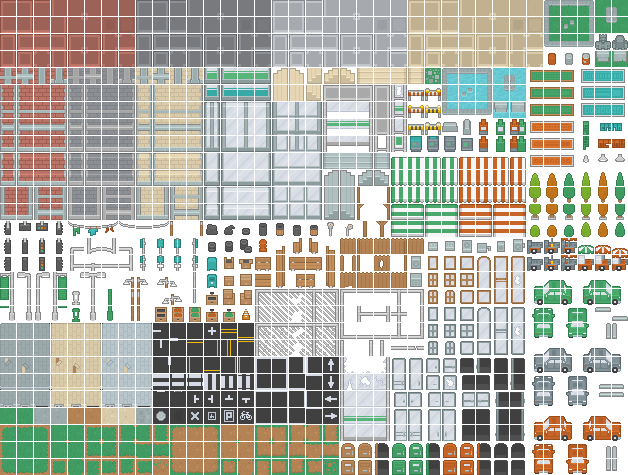
#> input picture kairos-ui/src/game/furniture/tilemaps/modern-city.png, 628 x 475 px
$ python gen-superficies.py ../kairos-ui/src/game/furniture/tilemaps/modern-city.png
#> lines starting #> are read from the running program, lines starting #| are printed output that depends on the picture
#!/usr/bin/env python3
"""Recorta as pecas de autotile das superficies a partir dos tilemaps Kenney.

Le os tilemaps versionados em kairos-ui/src/game/furniture/tilemaps/ e grava
as pecas em kairos-ui/src/game/furniture/superficie/<familia>/<peca>.png.

Cada peca nomeia quais bordas do tile estao EXPOSTAS (viradas para fora da
superficie). O nome nao e decorativo: surfaces.ts escolhe a peca pela mascara
de vizinhanca, entao um indice trocado pinta borda no meio do gramado.

Por isso o script valida o que recortou antes de gravar: compara cada borda com
a peca "mid" da MESMA familia (que por definicao nao tem borda exposta) e confere
contra o que o nome promete. Comparar contra o mid, e nao contra um limiar fixo,
e o que faz o teste valer para grama (borda de terra, delta enorme) e para
calcada (borda um tom acima, delta pequeno). Sai 1 se algum indice divergir.

Uso:
    python3 scripts/gen-superficies.py [--dry-run]
"""
from __future__ import annotations

import os
import sys

TILE = 16
GAP = 1
STEP = TILE + GAP

RAIZ = os.path.dirname(os.path.dirname(os.path.abspath(__file__)))
TILEMAPS = os.path.join(RAIZ, "kairos-ui/src/game/furniture/tilemaps")
SAIDA = os.path.join(RAIZ, "kairos-ui/src/game/furniture/superficie")

FONTES = {
    "modern-city": (os.path.join(TILEMAPS, "modern-city.png"), 37),
    "rpg-urban": (os.path.join(TILEMAPS, "rpg-urban.png"), 27),
}

# quais bordas cada nome de peca promete ter EXPOSTAS
EXPOSTAS = {
    "mid": set(),
    "top": {"t"}, "bottom": {"b"}, "left": {"l"}, "right": {"r"},
    "tl": {"t", "l"}, "tr": {"t", "r"}, "bl": {"b", "l"}, "br": {"b", "r"},
    "vstrip": {"l", "r"}, "hstrip": {"t", "b"},
    "cap-left": {"t", "b", "l"}, "cap-right": {"t", "b", "r"},
    "cap-top": {"t", "l", "r"}, "cap-bottom": {"b", "l", "r"},
    "isolated": {"t", "b", "l", "r"},
}

FAMILIAS = {
    "wall": {
        "fonte": "modern-city",
        "pecas": {
            "tl": 8, "tr": 9, "top": 10, "left": 11,
            "bl": 45, "br": 46, "bottom": 47, "right": 48,
            "mid": 14, "isolated": 120,
            "hstrip": 84, "vstrip": 122,
            "cap-left": 83, "cap-right": 85,
        },
    },
    "path": {
        "fonte": "modern-city",
        "pecas": {
            "tl": 16, "tr": 17, "top": 18, "left": 19,
            "bl": 53, "br": 54, "bottom": 55, "right": 56,
            "mid": 22, "isolated": 128,
            "hstrip": 92, "vstrip": 130,
            "cap-left": 91, "cap-right": 93,
        },
    },
    "panel": {
        "fonte": "modern-city",
        "pecas": {
            "tl": 24, "tr": 25, "top": 26, "left": 27,
            "bl": 61, "br": 62, "bottom": 63, "right": 64,
            "mid": 30, "isolated": 136,
            "hstrip": 100, "vstrip": 138,
            "cap-left": 99, "cap-right": 101,
        },
    },
    # blob 3x3 regular nas linhas 25-27, colunas 0-2 do modern-city.
    # o mapeamento anterior pegava mid=962, que e a peca LEFT (925+37): toda
    # grama interior saia com uma coluna de terra de 2px na borda esquerda, e
    # como a Cidade tem um unico objeto grass de 120x120, isso virava listra
    # marrom a cada tile. as outras 5 pecas vinham de uma familia diferente.
    "grass": {
        "fonte": "modern-city",
        "pecas": {
            "tl": 925, "top": 926, "tr": 927,
            "left": 962, "mid": 963, "right": 964,
            "bl": 999, "bottom": 1000, "br": 1001,
            "isolated": 1002,
        },
    },
    "water": {
        "fonte": "rpg-urban",
        "pecas": {
            "tl": 0, "tr": 2, "top": 1, "left": 27,
            "bl": 54, "br": 56, "bottom": 55, "right": 29,
            "mid": 28,
        },
    },
}


def recortar(im, idx, cols):
    linha, coluna = divmod(idx, cols)
    x, y = coluna * STEP, linha * STEP
    return im.crop((x, y, x + TILE, y + TILE))


def bordas_expostas(tile, mid):
    """Quais bordas foram decoradas em relacao ao mid da MESMA familia.

    Comparar contra o mid, e nao contra um limiar fixo de cor, e o que faz o
    teste valer para todas as familias: em grass a borda e terra (delta enorme),
    em path e um cinza um tom acima (delta pequeno). O mid, por definicao, nao
    tem borda exposta — entao qualquer decoracao aparece como diferenca.
    """
    a, b = tile.load(), mid.load()

    def difere(p, q):
        if p[3] != q[3]:
            return True
        return sum(abs(x - y) for x, y in zip(p[:3], q[:3])) > 12

    def linha(pontos):
        return sum(difere(a[x, y], b[x, y]) for x, y in pontos) / len(pontos)

    return {
        "t": linha([(x, 0) for x in range(TILE)]),
        "b": linha([(x, TILE - 1) for x in range(TILE)]),
        "l": linha([(0, y) for y in range(TILE)]),
        "r": linha([(TILE - 1, y) for y in range(TILE)]),
        "c": linha([(x, y) for x in range(6, 10) for y in range(6, 10)]),
    }


def main():
    try:
        from PIL import Image
    except ImportError:
        sys.exit("ERRO: Pillow ausente — pip install Pillow")

    dry = "--dry-run" in sys.argv
    problemas = []
    gravados = 0

    for familia, spec in FAMILIAS.items():
        caminho, cols = FONTES[spec["fonte"]]
        im = Image.open(caminho).convert("RGBA")
#> im is the input picture: PIL image 628x475 RGBA; mean R, G, B, A 107.4, 107.9, 97.4, 179.9
        destino = os.path.join(SAIDA, familia)

        mid = recortar(im, spec["pecas"]["mid"], cols)
#> in recortar, `return im.crop((x, y, x + TILE, y + TILE))`:
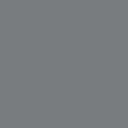
#> returned value: PIL image 16x16 RGBA (shown 8 times larger); mean R, G, B, A 120, 122, 126, 255

        for nome, idx in spec["pecas"].items():
            tile = recortar(im, idx, cols)
            p = bordas_expostas(tile, mid)
            esperado = EXPOSTAS.get(nome)
            if esperado is None:
                problemas.append(f"{familia}/{nome}: nome fora do vocabulario")
                continue

            for borda in ("t", "b", "l", "r"):
                exposta = p[borda] > 0.5
                deveria = borda in esperado
                if exposta != deveria:
                    problemas.append(
                        f"{familia}/{nome} (tile {idx}): borda {borda} "
                        f"{'decorada' if exposta else 'igual ao mid'}, mas o nome pede "
                        f"{'exposta' if deveria else 'fechada'}"
                    )

            if not dry:
                os.makedirs(destino, exist_ok=True)
                tile.save(os.path.join(destino, f"{nome}.png"))
                gravados += 1
#> this loop made 14 passes
#> p on passes 1 to 12: {'t': 1, 'b': 0.188, 'l': 1, 'r': 0.188, 'c': 0}, {'t': 1, 'b': 0.188, 'l': 0.188, 'r': 1, 'c': 0}, {'t': 1, 'b': 0, 'l': 0.188, 'r': 0.188, 'c': 0}, {'t': 0.188, 'b': 0.188, 'l': 1, 'r': 0, 'c': 0}, {'t': 0.188, 'b': 1, 'l': 1, 'r': 0.188, 'c': 0}, {'t': 0.188, 'b': 1, 'l': 0.188, 'r': 1, 'c': 0}, {'t': 0, 'b': 1, 'l': 0.188, 'r': 0.188, 'c': 0}, {'t': 0.188, 'b': 0.188, 'l': 0, 'r': 1, 'c': 0}, {'t': 0, 'b': 0, 'l': 0, 'r': 0, 'c': 0}, {'t': 1, 'b': 1, 'l': 1, 'r': 1, 'c': 0}, {'t': 1, 'b': 1, 'l': 0.375, 'r': 0.375, 'c': 0}, {'t': 0.375, 'b': 0.375, 'l': 1, 'r': 1, 'c': 0}
#> pass 1, in main, `tile = recortar(im, idx, cols)`:
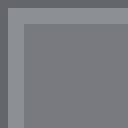
#> tile: PIL image 16x16 RGBA (shown 8 times larger); mean R, G, B, A 122, 124.2, 128.1, 255
#> pass 2, in main, `tile = recortar(im, idx, cols)`:
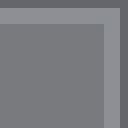
#> tile: PIL image 16x16 RGBA (shown 8 times larger); mean R, G, B, A 122, 124.2, 128.1, 255
#> pass 3, in main, `tile = recortar(im, idx, cols)`:
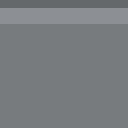
#> tile: PIL image 16x16 RGBA (shown 8 times larger); mean R, G, B, A 121.2, 123.4, 127.3, 255
#> after the loop:
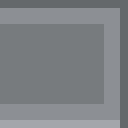
#> tile: PIL image 16x16 RGBA (shown 8 times larger); mean R, G, B, A 126.3, 128.7, 132.7, 255
#> after the loop, gravados = 14; problemas = []

    if problemas:
        print(f"{len(problemas)} problema(s):", file=sys.stderr)
        for p in problemas:
            print(f"  - {p}", file=sys.stderr)
        sys.exit(1)

    for familia, spec in FAMILIAS.items():
        print(f"{familia}: {len(spec['pecas'])} pecas")
#> this loop made 5 passes
#> familia on passes 1 to 5: 'wall', 'path', 'panel', 'grass', 'water'
#| wall: 14 pecas
#| path: 14 pecas
#| panel: 14 pecas
#| grass: 10 pecas
#| water: 9 pecas
    print(f"\n{gravados} arquivo(s) {'validado(s)' if dry else 'gravado(s)'} em {SAIDA}")


if __name__ == "__main__":
    main()
